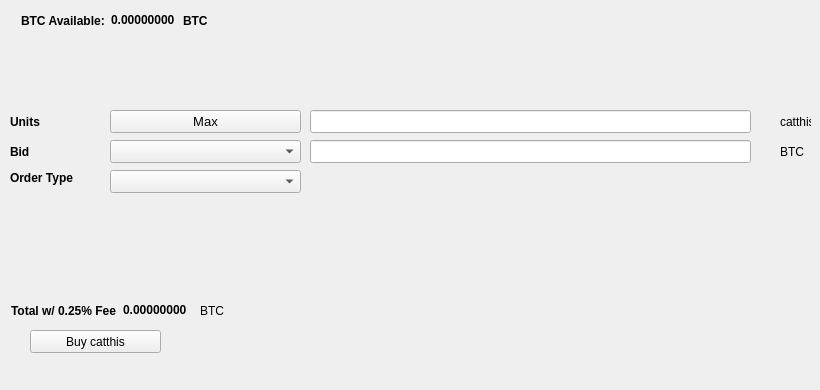
   <widget class="QWidget" name="BuyTab">
    <attribute name="title">
     <string>Buy</string>
    </attribute>
    <widget class="QPushButton" name="Buycatthis">
     <property name="geometry">
      <rect>
       <x>30</x>
       <y>330</y>
       <width>131</width>
       <height>23</height>
      </rect>
     </property>
     <property name="text">
      <string>Buy catthis</string>
     </property>
     <property name="icon">
      <iconset resource="../catthis.qrc">
       <normaloff>:/icons/bitcoin</normaloff>:/icons/bitcoin</iconset>
     </property>
    </widget>
    <widget class="QLabel" name="label_3">
     <property name="geometry">
      <rect>
       <x>10</x>
       <y>110</y>
       <width>46</width>
       <height>23</height>
      </rect>
     </property>
     <property name="font">
      <font>
       <weight>75</weight>
       <bold>true</bold>
      </font>
     </property>
     <property name="text">
      <string>Units</string>
     </property>
    </widget>
    <widget class="QLineEdit" name="UnitsInput">
     <property name="geometry">
      <rect>
       <x>310</x>
       <y>110</y>
       <width>441</width>
       <height>23</height>
      </rect>
     </property>
     <property name="font">
      <font>
       <pointsize>9</pointsize>
       <weight>75</weight>
       <bold>true</bold>
      </font>
     </property>
    </widget>
    <widget class="QLineEdit" name="BuyBidPriceEdit">
     <property name="geometry">
      <rect>
       <x>310</x>
       <y>140</y>
       <width>441</width>
       <height>23</height>
      </rect>
     </property>
     <property name="font">
      <font>
       <pointsize>9</pointsize>
       <weight>75</weight>
       <bold>true</bold>
      </font>
     </property>
    </widget>
    <widget class="QLabel" name="label_4">
     <property name="geometry">
      <rect>
       <x>780</x>
       <y>110</y>
       <width>31</width>
       <height>23</height>
      </rect>
     </property>
     <property name="text">
      <string>catthis</string>
     </property>
    </widget>
    <widget class="QLabel" name="label_5">
     <property name="geometry">
      <rect>
       <x>780</x>
       <y>140</y>
       <width>31</width>
       <height>23</height>
      </rect>
     </property>
     <property name="text">
      <string>BTC</string>
     </property>
    </widget>
    <widget class="QLabel" name="label_6">
     <property name="geometry">
      <rect>
       <x>10</x>
       <y>140</y>
       <width>46</width>
       <height>23</height>
      </rect>
     </property>
     <property name="font">
      <font>
       <weight>75</weight>
       <bold>true</bold>
      </font>
     </property>
     <property name="text">
      <string>Bid</string>
     </property>
    </widget>
    <widget class="QLabel" name="label_7">
     <property name="geometry">
      <rect>
       <x>10</x>
       <y>170</y>
       <width>91</width>
       <height>16</height>
      </rect>
     </property>
     <property name="font">
      <font>
       <weight>75</weight>
       <bold>true</bold>
      </font>
     </property>
     <property name="text">
      <string>Order Type</string>
     </property>
    </widget>
    <widget class="QPushButton" name="Buy_Max_Amount">
     <property name="geometry">
      <rect>
       <x>110</x>
       <y>110</y>
       <width>191</width>
       <height>23</height>
      </rect>
     </property>
     <property name="font">
      <font>
       <pointsize>10</pointsize>
      </font>
     </property>
     <property name="text">
      <string>Max</string>
     </property>
    </widget>
    <widget class="QComboBox" name="BuyBidcomboBox">
     <property name="geometry">
      <rect>
       <x>110</x>
       <y>140</y>
       <width>191</width>
       <height>23</height>
      </rect>
     </property>
     <property name="font">
      <font>
       <pointsize>10</pointsize>
      </font>
     </property>
    </widget>
    <widget class="QComboBox" name="buyOrdertypeCombo">
     <property name="geometry">
      <rect>
       <x>110</x>
       <y>170</y>
       <width>191</width>
       <height>23</height>
      </rect>
     </property>
     <property name="font">
      <font>
       <pointsize>10</pointsize>
      </font>
     </property>
    </widget>
    <widget class="QWidget" name="layoutWidget1">
     <property name="geometry">
      <rect>
       <x>21</x>
       <y>11</y>
       <width>227</width>
       <height>19</height>
      </rect>
     </property>
     <layout class="QHBoxLayout" name="horizontalLayout_3">
      <item>
       <widget class="QLabel" name="label232">
        <property name="font">
         <font>
          <weight>75</weight>
          <bold>true</bold>
         </font>
        </property>
        <property name="text">
         <string>BTC Available:</string>
        </property>
       </widget>
      </item>
      <item>
       <widget class="QLabel" name="BtcAvailableLbl">
        <property name="palette">
         <palette>
          <active>
           <colorrole role="WindowText">
            <brush brushstyle="SolidPattern">
             <color alpha="255">
              <red>0</red>
              <green>0</green>
              <blue>0</blue>
             </color>
            </brush>
           </colorrole>
           <colorrole role="Button">
            <brush brushstyle="SolidPattern">
             <color alpha="255">
              <red>0</red>
              <green>170</green>
              <blue>0</blue>
             </color>
            </brush>
           </colorrole>
           <colorrole role="Light">
            <brush brushstyle="SolidPattern">
             <color alpha="255">
              <red>0</red>
              <green>255</green>
              <blue>0</blue>
             </color>
            </brush>
           </colorrole>
           <colorrole role="Midlight">
            <brush brushstyle="SolidPattern">
             <color alpha="255">
              <red>0</red>
              <green>212</green>
              <blue>0</blue>
             </color>
            </brush>
           </colorrole>
           <colorrole role="Dark">
            <brush brushstyle="SolidPattern">
             <color alpha="255">
              <red>0</red>
              <green>85</green>
              <blue>0</blue>
             </color>
            </brush>
           </colorrole>
           <colorrole role="Mid">
            <brush brushstyle="SolidPattern">
             <color alpha="255">
              <red>0</red>
              <green>113</green>
              <blue>0</blue>
             </color>
            </brush>
           </colorrole>
           <colorrole role="Text">
            <brush brushstyle="SolidPattern">
             <color alpha="255">
              <red>0</red>
              <green>170</green>
              <blue>0</blue>
             </color>
            </brush>
           </colorrole>
           <colorrole role="BrightText">
            <brush brushstyle="SolidPattern">
             <color alpha="255">
              <red>255</red>
              <green>255</green>
              <blue>255</blue>
             </color>
            </brush>
           </colorrole>
           <colorrole role="ButtonText">
            <brush brushstyle="SolidPattern">
             <color alpha="255">
              <red>0</red>
              <green>0</green>
              <blue>0</blue>
             </color>
            </brush>
           </colorrole>
           <colorrole role="Base">
            <brush brushstyle="SolidPattern">
             <color alpha="255">
              <red>255</red>
              <green>255</green>
              <blue>255</blue>
             </color>
            </brush>
           </colorrole>
           <colorrole role="Window">
            <brush brushstyle="SolidPattern">
             <color alpha="255">
              <red>0</red>
              <green>170</green>
              <blue>0</blue>
             </color>
            </brush>
           </colorrole>
           <colorrole role="Shadow">
            <brush brushstyle="SolidPattern">
             <color alpha="255">
              <red>0</red>
              <green>0</green>
              <blue>0</blue>
             </color>
            </brush>
           </colorrole>
           <colorrole role="AlternateBase">
            <brush brushstyle="SolidPattern">
             <color alpha="255">
              <red>127</red>
              <green>212</green>
              <blue>127</blue>
             </color>
            </brush>
           </colorrole>
           <colorrole role="ToolTipBase">
            <brush brushstyle="SolidPattern">
             <color alpha="255">
              <red>255</red>
              <green>255</green>
              <blue>220</blue>
             </color>
            </brush>
           </colorrole>
           <colorrole role="ToolTipText">
            <brush brushstyle="SolidPattern">
             <color alpha="255">
              <red>0</red>
              <green>0</green>
              <blue>0</blue>
             </color>
            </brush>
           </colorrole>
          </active>
          <inactive>
           <colorrole role="WindowText">
            <brush brushstyle="SolidPattern">
             <color alpha="255">
              <red>0</red>
              <green>0</green>
              <blue>0</blue>
             </color>
            </brush>
           </colorrole>
           <colorrole role="Button">
            <brush brushstyle="SolidPattern">
             <color alpha="255">
              <red>0</red>
              <green>170</green>
              <blue>0</blue>
             </color>
            </brush>
           </colorrole>
           <colorrole role="Light">
            <brush brushstyle="SolidPattern">
             <color alpha="255">
              <red>0</red>
              <green>255</green>
              <blue>0</blue>
             </color>
            </brush>
           </colorrole>
           <colorrole role="Midlight">
            <brush brushstyle="SolidPattern">
             <color alpha="255">
              <red>0</red>
              <green>212</green>
              <blue>0</blue>
             </color>
            </brush>
           </colorrole>
           <colorrole role="Dark">
            <brush brushstyle="SolidPattern">
             <color alpha="255">
              <red>0</red>
              <green>85</green>
              <blue>0</blue>
             </color>
            </brush>
           </colorrole>
           <colorrole role="Mid">
            <brush brushstyle="SolidPattern">
             <color alpha="255">
              <red>0</red>
              <green>113</green>
              <blue>0</blue>
             </color>
            </brush>
           </colorrole>
           <colorrole role="Text">
            <brush brushstyle="SolidPattern">
             <color alpha="255">
              <red>0</red>
              <green>170</green>
              <blue>0</blue>
             </color>
            </brush>
           </colorrole>
           <colorrole role="BrightText">
            <brush brushstyle="SolidPattern">
             <color alpha="255">
              <red>255</red>
              <green>255</green>
              <blue>255</blue>
             </color>
            </brush>
           </colorrole>
           <colorrole role="ButtonText">
            <brush brushstyle="SolidPattern">
             <color alpha="255">
              <red>0</red>
              <green>0</green>
              <blue>0</blue>
             </color>
            </brush>
           </colorrole>
           <colorrole role="Base">
            <brush brushstyle="SolidPattern">
             <color alpha="255">
              <red>255</red>
              <green>255</green>
              <blue>255</blue>
             </color>
            </brush>
           </colorrole>
           <colorrole role="Window">
            <brush brushstyle="SolidPattern">
             <color alpha="255">
              <red>0</red>
              <green>170</green>
              <blue>0</blue>
             </color>
            </brush>
           </colorrole>
           <colorrole role="Shadow">
            <brush brushstyle="SolidPattern">
             <color alpha="255">
              <red>0</red>
              <green>0</green>
              <blue>0</blue>
             </color>
            </brush>
           </colorrole>
           <colorrole role="AlternateBase">
            <brush brushstyle="SolidPattern">
             <color alpha="255">
              <red>127</red>
              <green>212</green>
              <blue>127</blue>
             </color>
            </brush>
           </colorrole>
           <colorrole role="ToolTipBase">
            <brush brushstyle="SolidPattern">
             <color alpha="255">
              <red>255</red>
              <green>255</green>
              <blue>220</blue>
             </color>
            </brush>
           </colorrole>
           <colorrole role="ToolTipText">
            <brush brushstyle="SolidPattern">
             <color alpha="255">
              <red>0</red>
              <green>0</green>
              <blue>0</blue>
             </color>
            </brush>
           </colorrole>
          </inactive>
          <disabled>
           <colorrole role="WindowText">
            <brush brushstyle="SolidPattern">
             <color alpha="255">
              <red>0</red>
              <green>85</green>
              <blue>0</blue>
             </color>
            </brush>
           </colorrole>
           <colorrole role="Button">
            <brush brushstyle="SolidPattern">
             <color alpha="255">
              <red>0</red>
              <green>170</green>
              <blue>0</blue>
             </color>
            </brush>
           </colorrole>
           <colorrole role="Light">
            <brush brushstyle="SolidPattern">
             <color alpha="255">
              <red>0</red>
              <green>255</green>
              <blue>0</blue>
             </color>
            </brush>
           </colorrole>
           <colorrole role="Midlight">
            <brush brushstyle="SolidPattern">
             <color alpha="255">
              <red>0</red>
              <green>212</green>
              <blue>0</blue>
             </color>
            </brush>
           </colorrole>
           <colorrole role="Dark">
            <brush brushstyle="SolidPattern">
             <color alpha="255">
              <red>0</red>
              <green>85</green>
              <blue>0</blue>
             </color>
            </brush>
           </colorrole>
           <colorrole role="Mid">
            <brush brushstyle="SolidPattern">
             <color alpha="255">
              <red>0</red>
              <green>113</green>
              <blue>0</blue>
             </color>
            </brush>
           </colorrole>
           <colorrole role="Text">
            <brush brushstyle="SolidPattern">
             <color alpha="255">
              <red>0</red>
              <green>85</green>
              <blue>0</blue>
             </color>
            </brush>
           </colorrole>
           <colorrole role="BrightText">
            <brush brushstyle="SolidPattern">
             <color alpha="255">
              <red>255</red>
              <green>255</green>
              <blue>255</blue>
             </color>
            </brush>
           </colorrole>
           <colorrole role="ButtonText">
            <brush brushstyle="SolidPattern">
             <color alpha="255">
              <red>0</red>
              <green>85</green>
              <blue>0</blue>
             </color>
            </brush>
           </colorrole>
           <colorrole role="Base">
            <brush brushstyle="SolidPattern">
             <color alpha="255">
              <red>0</red>
              <green>170</green>
              <blue>0</blue>
             </color>
            </brush>
           </colorrole>
           <colorrole role="Window">
            <brush brushstyle="SolidPattern">
             <color alpha="255">
              <red>0</red>
              <green>170</green>
              <blue>0</blue>
             </color>
            </brush>
           </colorrole>
           <colorrole role="Shadow">
            <brush brushstyle="SolidPattern">
             <color alpha="255">
              <red>0</red>
              <green>0</green>
              <blue>0</blue>
             </color>
            </brush>
           </colorrole>
           <colorrole role="AlternateBase">
            <brush brushstyle="SolidPattern">
             <color alpha="255">
              <red>0</red>
              <green>170</green>
              <blue>0</blue>
             </color>
            </brush>
           </colorrole>
           <colorrole role="ToolTipBase">
            <brush brushstyle="SolidPattern">
             <color alpha="255">
              <red>255</red>
              <green>255</green>
              <blue>220</blue>
             </color>
            </brush>
           </colorrole>
           <colorrole role="ToolTipText">
            <brush brushstyle="SolidPattern">
             <color alpha="255">
              <red>0</red>
              <green>0</green>
              <blue>0</blue>
             </color>
            </brush>
           </colorrole>
          </disabled>
         </palette>
        </property>
        <property name="font">
         <font>
          <weight>75</weight>
          <bold>true</bold>
         </font>
        </property>
        <property name="text">
         <string>0.00000000</string>
        </property>
        <property name="textInteractionFlags">
         <set>Qt::LinksAccessibleByMouse|Qt::TextSelectableByKeyboard|Qt::TextSelectableByMouse</set>
        </property>
       </widget>
      </item>
      <item>
       <widget class="QLabel" name="BtcAvailableLbl_2">
        <property name="font">
         <font>
          <weight>75</weight>
          <bold>true</bold>
         </font>
        </property>
        <property name="text">
         <string>BTC</string>
        </property>
       </widget>
      </item>
     </layout>
    </widget>
    <widget class="QWidget" name="layoutWidge2">
     <property name="geometry">
      <rect>
       <x>11</x>
       <y>301</y>
       <width>259</width>
       <height>19</height>
      </rect>
     </property>
     <layout class="QHBoxLayout" name="horizontalLayout_4">
      <item>
       <widget class="QLabel" name="label_9">
        <property name="font">
         <font>
          <weight>75</weight>
          <bold>true</bold>
         </font>
        </property>
        <property name="text">
         <string>Total w/ 0.25% Fee</string>
        </property>
       </widget>
      </item>
      <item>
       <widget class="QLabel" name="BuyCostLabel">
        <property name="palette">
         <palette>
          <active>
           <colorrole role="WindowText">
            <brush brushstyle="SolidPattern">
             <color alpha="255">
              <red>0</red>
              <green>0</green>
              <blue>0</blue>
             </color>
            </brush>
           </colorrole>
           <colorrole role="Button">
            <brush brushstyle="SolidPattern">
             <color alpha="255">
              <red>0</red>
              <green>170</green>
              <blue>0</blue>
             </color>
            </brush>
           </colorrole>
           <colorrole role="Light">
            <brush brushstyle="SolidPattern">
             <color alpha="255">
              <red>0</red>
              <green>255</green>
              <blue>0</blue>
             </color>
            </brush>
           </colorrole>
           <colorrole role="Midlight">
            <brush brushstyle="SolidPattern">
             <color alpha="255">
              <red>0</red>
              <green>212</green>
              <blue>0</blue>
             </color>
            </brush>
           </colorrole>
           <colorrole role="Dark">
            <brush brushstyle="SolidPattern">
             <color alpha="255">
              <red>0</red>
              <green>85</green>
              <blue>0</blue>
             </color>
            </brush>
           </colorrole>
           <colorrole role="Mid">
            <brush brushstyle="SolidPattern">
             <color alpha="255">
              <red>0</red>
              <green>113</green>
              <blue>0</blue>
             </color>
            </brush>
           </colorrole>
           <colorrole role="Text">
            <brush brushstyle="SolidPattern">
             <color alpha="255">
              <red>0</red>
              <green>170</green>
              <blue>0</blue>
             </color>
            </brush>
           </colorrole>
           <colorrole role="BrightText">
            <brush brushstyle="SolidPattern">
             <color alpha="255">
              <red>255</red>
              <green>255</green>
              <blue>255</blue>
             </color>
            </brush>
           </colorrole>
           <colorrole role="ButtonText">
            <brush brushstyle="SolidPattern">
             <color alpha="255">
              <red>0</red>
              <green>0</green>
              <blue>0</blue>
             </color>
            </brush>
           </colorrole>
           <colorrole role="Base">
            <brush brushstyle="SolidPattern">
             <color alpha="255">
              <red>255</red>
              <green>255</green>
              <blue>255</blue>
             </color>
            </brush>
           </colorrole>
           <colorrole role="Window">
            <brush brushstyle="SolidPattern">
             <color alpha="255">
              <red>0</red>
              <green>170</green>
              <blue>0</blue>
             </color>
            </brush>
           </colorrole>
           <colorrole role="Shadow">
            <brush brushstyle="SolidPattern">
             <color alpha="255">
              <red>0</red>
              <green>0</green>
              <blue>0</blue>
             </color>
            </brush>
           </colorrole>
           <colorrole role="AlternateBase">
            <brush brushstyle="SolidPattern">
             <color alpha="255">
              <red>127</red>
              <green>212</green>
              <blue>127</blue>
             </color>
            </brush>
           </colorrole>
           <colorrole role="ToolTipBase">
            <brush brushstyle="SolidPattern">
             <color alpha="255">
              <red>255</red>
              <green>255</green>
              <blue>220</blue>
             </color>
            </brush>
           </colorrole>
           <colorrole role="ToolTipText">
            <brush brushstyle="SolidPattern">
             <color alpha="255">
              <red>0</red>
              <green>0</green>
              <blue>0</blue>
             </color>
            </brush>
           </colorrole>
          </active>
          <inactive>
           <colorrole role="WindowText">
            <brush brushstyle="SolidPattern">
             <color alpha="255">
              <red>0</red>
              <green>0</green>
              <blue>0</blue>
             </color>
            </brush>
           </colorrole>
           <colorrole role="Button">
            <brush brushstyle="SolidPattern">
             <color alpha="255">
              <red>0</red>
              <green>170</green>
              <blue>0</blue>
             </color>
            </brush>
           </colorrole>
           <colorrole role="Light">
            <brush brushstyle="SolidPattern">
             <color alpha="255">
              <red>0</red>
              <green>255</green>
              <blue>0</blue>
             </color>
            </brush>
           </colorrole>
           <colorrole role="Midlight">
            <brush brushstyle="SolidPattern">
             <color alpha="255">
              <red>0</red>
              <green>212</green>
              <blue>0</blue>
             </color>
            </brush>
           </colorrole>
           <colorrole role="Dark">
            <brush brushstyle="SolidPattern">
             <color alpha="255">
              <red>0</red>
              <green>85</green>
              <blue>0</blue>
             </color>
            </brush>
           </colorrole>
           <colorrole role="Mid">
            <brush brushstyle="SolidPattern">
             <color alpha="255">
              <red>0</red>
              <green>113</green>
              <blue>0</blue>
             </color>
            </brush>
           </colorrole>
           <colorrole role="Text">
            <brush brushstyle="SolidPattern">
             <color alpha="255">
              <red>0</red>
              <green>170</green>
              <blue>0</blue>
             </color>
            </brush>
           </colorrole>
           <colorrole role="BrightText">
            <brush brushstyle="SolidPattern">
             <color alpha="255">
              <red>255</red>
              <green>255</green>
              <blue>255</blue>
             </color>
            </brush>
           </colorrole>
           <colorrole role="ButtonText">
            <brush brushstyle="SolidPattern">
             <color alpha="255">
              <red>0</red>
              <green>0</green>
              <blue>0</blue>
             </color>
            </brush>
           </colorrole>
           <colorrole role="Base">
            <brush brushstyle="SolidPattern">
             <color alpha="255">
              <red>255</red>
              <green>255</green>
              <blue>255</blue>
             </color>
            </brush>
           </colorrole>
           <colorrole role="Window">
            <brush brushstyle="SolidPattern">
             <color alpha="255">
              <red>0</red>
              <green>170</green>
              <blue>0</blue>
             </color>
            </brush>
           </colorrole>
           <colorrole role="Shadow">
            <brush brushstyle="SolidPattern">
             <color alpha="255">
              <red>0</red>
              <green>0</green>
              <blue>0</blue>
             </color>
            </brush>
           </colorrole>
           <colorrole role="AlternateBase">
            <brush brushstyle="SolidPattern">
             <color alpha="255">
              <red>127</red>
              <green>212</green>
              <blue>127</blue>
             </color>
            </brush>
           </colorrole>
           <colorrole role="ToolTipBase">
            <brush brushstyle="SolidPattern">
             <color alpha="255">
              <red>255</red>
              <green>255</green>
              <blue>220</blue>
             </color>
            </brush>
           </colorrole>
           <colorrole role="ToolTipText">
            <brush brushstyle="SolidPattern">
             <color alpha="255">
              <red>0</red>
              <green>0</green>
              <blue>0</blue>
             </color>
            </brush>
           </colorrole>
          </inactive>
          <disabled>
           <colorrole role="WindowText">
            <brush brushstyle="SolidPattern">
             <color alpha="255">
              <red>0</red>
              <green>85</green>
              <blue>0</blue>
             </color>
            </brush>
           </colorrole>
           <colorrole role="Button">
            <brush brushstyle="SolidPattern">
             <color alpha="255">
              <red>0</red>
              <green>170</green>
              <blue>0</blue>
             </color>
            </brush>
           </colorrole>
           <colorrole role="Light">
            <brush brushstyle="SolidPattern">
             <color alpha="255">
              <red>0</red>
              <green>255</green>
              <blue>0</blue>
             </color>
            </brush>
           </colorrole>
           <colorrole role="Midlight">
            <brush brushstyle="SolidPattern">
             <color alpha="255">
              <red>0</red>
              <green>212</green>
              <blue>0</blue>
             </color>
            </brush>
           </colorrole>
           <colorrole role="Dark">
            <brush brushstyle="SolidPattern">
             <color alpha="255">
              <red>0</red>
              <green>85</green>
              <blue>0</blue>
             </color>
            </brush>
           </colorrole>
           <colorrole role="Mid">
            <brush brushstyle="SolidPattern">
             <color alpha="255">
              <red>0</red>
              <green>113</green>
              <blue>0</blue>
             </color>
            </brush>
           </colorrole>
           <colorrole role="Text">
            <brush brushstyle="SolidPattern">
             <color alpha="255">
              <red>0</red>
              <green>85</green>
              <blue>0</blue>
             </color>
            </brush>
           </colorrole>
           <colorrole role="BrightText">
            <brush brushstyle="SolidPattern">
             <color alpha="255">
              <red>255</red>
              <green>255</green>
              <blue>255</blue>
             </color>
            </brush>
           </colorrole>
           <colorrole role="ButtonText">
            <brush brushstyle="SolidPattern">
             <color alpha="255">
              <red>0</red>
              <green>85</green>
              <blue>0</blue>
             </color>
            </brush>
           </colorrole>
           <colorrole role="Base">
            <brush brushstyle="SolidPattern">
             <color alpha="255">
              <red>0</red>
              <green>170</green>
              <blue>0</blue>
             </color>
            </brush>
           </colorrole>
           <colorrole role="Window">
            <brush brushstyle="SolidPattern">
             <color alpha="255">
              <red>0</red>
              <green>170</green>
              <blue>0</blue>
             </color>
            </brush>
           </colorrole>
           <colorrole role="Shadow">
            <brush brushstyle="SolidPattern">
             <color alpha="255">
              <red>0</red>
              <green>0</green>
              <blue>0</blue>
             </color>
            </brush>
           </colorrole>
           <colorrole role="AlternateBase">
            <brush brushstyle="SolidPattern">
             <color alpha="255">
              <red>0</red>
              <green>170</green>
              <blue>0</blue>
             </color>
            </brush>
           </colorrole>
           <colorrole role="ToolTipBase">
            <brush brushstyle="SolidPattern">
             <color alpha="255">
              <red>255</red>
              <green>255</green>
              <blue>220</blue>
             </color>
            </brush>
           </colorrole>
           <colorrole role="ToolTipText">
            <brush brushstyle="SolidPattern">
             <color alpha="255">
              <red>0</red>
              <green>0</green>
              <blue>0</blue>
             </color>
            </brush>
           </colorrole>
          </disabled>
         </palette>
        </property>
        <property name="font">
         <font>
          <weight>75</weight>
          <bold>true</bold>
         </font>
        </property>
        <property name="autoFillBackground">
         <bool>false</bool>
        </property>
        <property name="text">
         <string>0.00000000</string>
        </property>
        <property name="textInteractionFlags">
         <set>Qt::LinksAccessibleByMouse|Qt::TextSelectableByMouse</set>
        </property>
       </widget>
      </item>
      <item>
       <widget class="QLabel" name="label_10">
        <property name="font">
         <font>
          <weight>50</weight>
          <bold>false</bold>
         </font>
        </property>
        <property name="text">
         <string>BTC</string>
        </property>
       </widget>
      </item>
     </layout>
    </widget>
    <widget class="QLabel" name="label_24">
     <property name="geometry">
      <rect>
       <x>460</x>
       <y>300</y>
       <width>281</width>
       <height>81</height>
      </rect>
     </property>
     <property name="text">
      <string/>
     </property>
     <property name="pixmap">
      <pixmap>:/images/bittrex</pixmap>
     </property>
    </widget>
   </widget>
